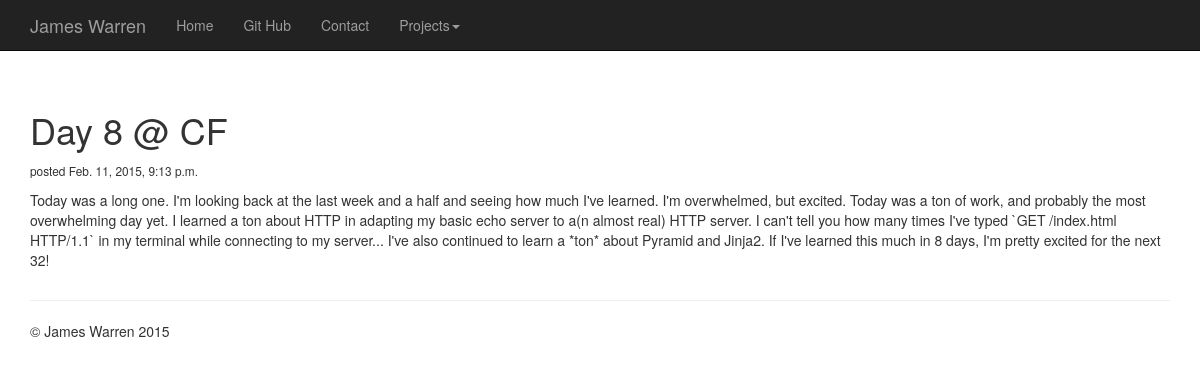
The app's page /8/ with its own data.
### blog/models.py (models this page shows, shortened)
class BlogPost(models.Model):
    class Meta:
        verbose_name_plural = "Blog Posts"
    title = models.CharField('Title', max_length=120)
    post = models.TextField('Content')
    blurb = models.TextField('Blurb')
    created = models.DateTimeField('Created', auto_now_add=True, auto_now=False)
    display = models.BooleanField('Display on Home Page?', default=False)
    heading = models.BooleanField('Display as Heading?', default=False)

### blog/views.py (the view)
# urls.py: url(r'^(?P<id>\d+)/$', views.entry, name='entry'),
def entry(request, id):
    try:
        entry_ = BlogPost.objects.get(pk=id)
    except BlogPost.DoesNotExist:
        raise Http404
    return render(request, 'entry.html', {
        'entry': entry_,
    })

### blog/templates/entry.html (shortened to what this page needs)
{% extends 'base_site.html' %}
{% block nav %}
        <div id="navbar" class="navbar-collapse collapse">
          <ul class="nav navbar-nav">
            <li><a href="/">Home</a></li>
            <li><a href="http://www.github.com/jwarren116" target="_blank">Git Hub</a></li>
            <li><a href="/contact">Contact</a></li>
            <li class="dropdown">
              <a href="#" class="dropdown-toggle" data-toggle="dropdown" role="button" aria-expanded="false">Projects<span class="caret"></span></a>
            </li>
          </ul>
        </div>
{% endblock %}
{% block content %}
    <div class="container">
      <h1>{{ entry.title }}</h1>
      <p><small>posted {{ entry.created }}</small></p>
      <p>{{ entry.post|safe }}</p>
    </div>
{% endblock %}

### blog/static/blog/css/jumbotron.css (style rules this page uses)
body { padding-top: 50px; padding-bottom: 20px; }

### records on screen
BlogPost: title "Day 8 @ CF", created "Feb. 11, 2015, 9:13 p.m.", post "Today was a long one. I'm looking back at the last week and a half and seeing how much I've learned. I'm overwhelmed, but excited. Today was a ton of work, and probably the most overwhelming day yet. I learned a ton about HTTP in adapting my basic echo server to a(n almost real) HTTP server. I can't tell you how many times I've typed `GET /index.html HTTP/1.1` in my terminal while connecting to my server... I've also continued to learn a *ton* about Pyramid and Jinja2. If I've learned this much in 8 days, I'm pretty excited for the next 32!"
